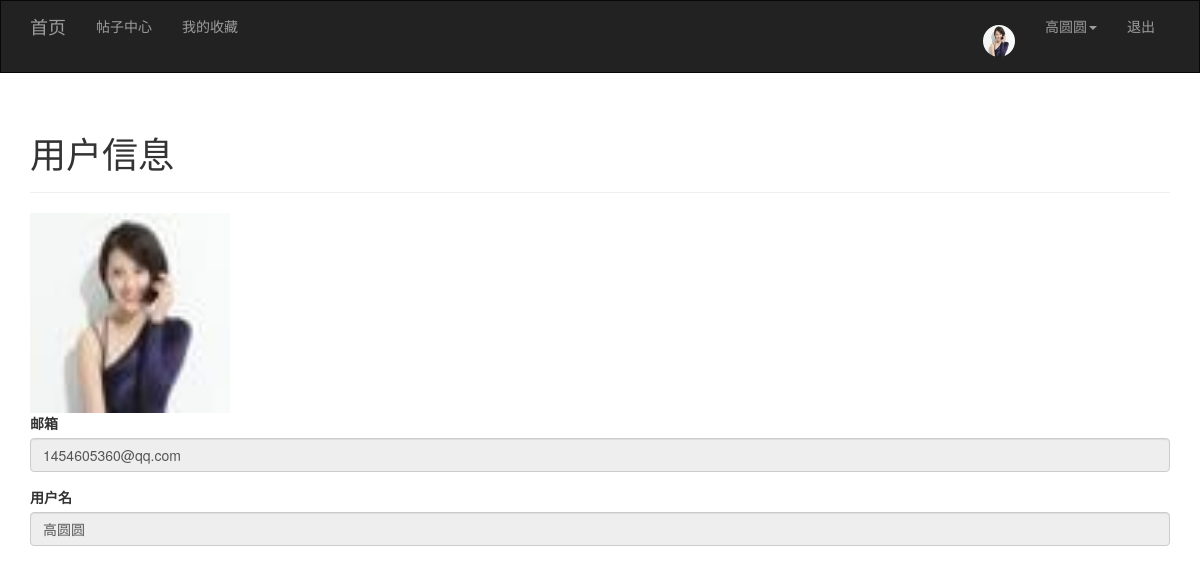
The page /user/profile/ (signed in) on the database its author committed.
### app/models/user.py (models this page shows, shortened)
class User(UserMixin,db.Model):
    __tablename__='users'
    id = Column(Integer,primary_key=True)
    username = Column(String(32),unique=True)
    password_hash = Column(String(128))
    email = Column(String(64))
    icon = Column(String(64),default='1.jpg')
    confirmed = Column(Boolean,default=False)
    post = db.relationship('Post', backref='user', lazy='dynamic')
    @property
    def password(self):
        raise AttributeError('密码不可读')

### app/views/user.py (the view)
@user.route('/profile/')
def profile():
    return render_template('user/profile.html')

### app/models/user.py (called while the page is built)
@login_manager.user_loader
def user_loader(user_id):
    return User.query.get(user_id)

### app/templates/user/profile.html (shortened to what this page needs)
{% extends 'common/base.html' %}
{% block page_content %}
<div class="page-header">
<h1>用户信息</h1>
</div>
    <img src="{{ url_for('static',filename = 'upload/'+current_user.icon) }}" alt="" style="width: 200px;height: 200px">
 <div class="form-group">
    <label for="email1">邮箱</label>
    <input type="email" class="form-control" id="email1"  readonly value="{{ current_user.email}}">
  </div>
  <div class="form-group">
    <label for="username">用户名</label>
    <input type="text" class="form-control" id="username"  readonly value="{{ current_user.username }}">
  </div>
{% endblock %}

### app/templates/common/base.html (shortened to what this page needs)
{% extends 'bootstrap/base.html' %}
{% import 'bootstrap/wtf.html' as wtf %}
{% block head %}
    {{ super() }}
{% endblock %}
{% block navbar %}
    <nav class="navbar navbar-inverse" style="border-radius: 0px;">
        <div class="container">
            <div class="navbar-header">
                <a class="navbar-brand" href="{{ url_for('main.index') }}">首页</a>
            </div>
            <div class="collapse navbar-collapse">
                <ul class="nav navbar-nav">
                    <li><a href="{{ url_for('post.publish') }}">帖子中心</a></li>
                    <li><a href="{{ url_for('post.mycollect') }}">我的收藏</a></li>
                </ul>
                <ul class="nav navbar-nav navbar-right">
                    {% if current_user.is_authenticated %}
                        <li><a href="{{ url_for('post.list',id=current_user.id) }}"><img src="{{ url_for('static',filename='upload/'+current_user.icon) }}" alt=""
                                 style="width: 32px;height: 32px;margin-top: 9px;border-radius: 16px;"></a></li>
                        <li class="dropdown">
                            <a href="#" class="dropdown-toggle" data-toggle="dropdown" role="button"
                               aria-haspopup="true"
                               aria-expanded="false">{{ current_user.username }}<span class="caret"></span></a>
                        </li>
                        <li><a href="{{ url_for('user.logout') }}">退出</a></li>
                    {% else %}
                        <li><a href="{{ url_for('user.login') }}">登录</a></li>
                        <li><a href="{{ url_for('user.register') }}">注册</a></li>
                    {% endif %}
                </ul>
            </div>
        </div>
    </nav>
{% endblock %}
{% block content %}
    <div class="container">
        {% block page_content %}{% endblock %}
    </div>
{% endblock %}

### rows shown on the page
User: icon (picture), username "高圆圆", email "1454605360@qq.com"
